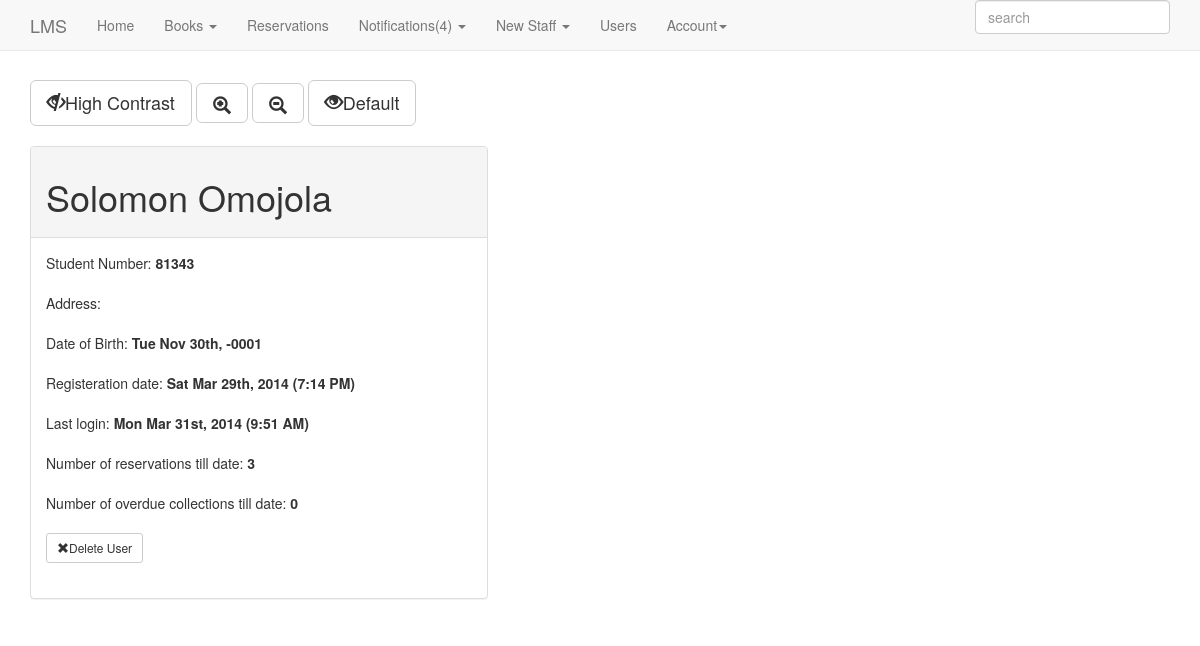
The page /pages/admin_view_user.php?studentNo=81343 (signed in) on the database its author committed.
### tables this page shows
CREATE TABLE IF NOT EXISTS `student` (
  `id` int(11) NOT NULL AUTO_INCREMENT,
  `studentNo` int(20) NOT NULL,
  `isActive` tinyint(4) NOT NULL,
  `firstName` varchar(50) NOT NULL,
  `lastName` varchar(50) NOT NULL,
  `regDate` timestamp NOT NULL DEFAULT CURRENT_TIMESTAMP ON UPDATE CURRENT_TIMESTAMP,
  `lastLogin` timestamp NOT NULL DEFAULT '0000-00-00 00:00:00',
  `password` varchar(100) NOT NULL,
  `approvalDate` timestamp NOT NULL DEFAULT '0000-00-00 00:00:00',
  `email` varchar(50) NOT NULL,
  `dob` date NOT NULL,
  `address` varchar(200) NOT NULL,
  PRIMARY KEY (`id`),
  UNIQUE KEY `matricNo` (`studentNo`)
);

### scripts/admin/view_user.php (called while the page is built, shortened)
<?php
    $studentNo = $_GET['studentNo'];
    $student = Student::get("Student", array("studentNo"=>$studentNo));
    $bookings = Booking::filter("Booking", array('student'=>$studentNo));
    $overdues = Booking::filter("Booking", array('student'=>$studentNo, 'isOverdue'=>1));
?>

### config.php (called while the page is built, shortened)
<?php
    $dbname="library";
    $dbhost="localhost";
    $dbuser="library";
    $dbpass="library";
?>

### classes/DataModel.php (called while the page is built, shortened)
<?php include_once '../helper/functions.php'; ?>
<?php
    abstract class DataModel {
        private static $db;
        public static function connectDB(){
            include '../config.php';
            self::$db =  new mysqli("$dbhost", "$dbuser", "$dbpass", "$dbname");
            return self::$db;
        }
        public static function filter($table, $fields){
            $queryType = "filter";
            include '../helper/retrieve_data.php';
            return $querySet;
        }
        public static function get($table, $fields){
            $queryType = "get";
            include '../helper/retrieve_data.php';
            return $dataobj;
        }
    }
?>

### helper/retrieve_data.php (called while the page is built, shortened)
<?php
    $query = "";
    if ($queryType == "filter" && $fields == "ALL") {
        $query = "SELECT * FROM {$table}";
        $result = self::$db->query($query);
        if(!$result){
            die(self::$db->error);
        }
    }elseif($queryType=="get" || $queryType=="filter" || $queryType=="xfilter"){
        self::$filters = [];
        foreach($fields as $key => $value){
            if (property_exists($table, $key)){
                self::$filters[$key] = $value;
            }
        }
        $first_clause_value = reset(self::$filters);
        $first_clause_key = key(self::$filters);
        unset(self::$filters[$first_clause_key]);
        if ($first_clause_key && !is_null($first_clause_value)){
            $query = "SELECT * FROM {$table} ";
            $query .= "WHERE {$first_clause_key} = ";
            $query .= "'";
            $query .= "{$first_clause_value}";
            $query .= "'";
        }
        if (count(self::$filters)>0){
            foreach(self::$filters as $key => $value){
                $query .= " AND {$key} = '";
                $query .= "{$value}'";
            }
        }
        $result = self::$db->query($query);
    }
    if ($queryType == "filter" or $queryType == "xfilter") {
        $querySet = array();
        while($dataobj = $result->fetch_object()) {
            $dataobj = objToObj($dataobj, $table);
            $querySet[] = $dataobj;
        }
        if(count($querySet) == 0){
            $querySet = NULL;
        }
    } elseif ($queryType == "get") {
        if($result->num_rows == 1) {
            $dataobj = $result->fetch_object();
            $dataobj = objToObj($dataobj, $table);
        } else {
            $dataobj = NULL;
        }
    } else {
    }
?>

### helper/functions.php (called while the page is built, shortened)
<?php
    function objToObj($instance, $endClass){
        return unserialize(sprintf(
            'O:%d:"%s"%s',
            strlen($endClass),
            $endClass,
            strstr(strstr(serialize($instance), '"'), ':')
        ));
    }
?>

### pages/admin_view_user.php (the view, shortened to what this page needs)
<?php
    include_once "../scripts/admin/view_user.php";
    if(!isset($content)){
        $content = "";
    }
    $content .= "
            <div class='row'>
                <div class='col-sm-5'>
                    <div class='panel panel-default'>
                        <div class='panel-heading'>
                            <h1>{$student->firstName} {$student->lastName}</h1>
                        </div>
                        <div class='panel-body'> ";
    $content .= "
        Student Number: <strong>{$student->studentNo}</strong><br/><br/>
        Address: <strong>{$student->address}</strong><br/><br/>
        Date of Birth: <strong>";
    $content .= date('D M jS, Y', strtotime($student->dob));
    $content .= "</strong><br/><br/>Registeration date: <strong>";
    $content .= date('D M jS, Y (g:i A)',strtotime($student->lastLogin));
    $content .= "</strong><br/><br/> Last login: <strong>";
    $content .=date('D M jS, Y (g:i A)',strtotime($student->regDate));
    $content .="</strong><br/><br/>
        Number of reservations till date: <strong>";
    $content .= count($bookings);
    $content .= "</strong><br/><br/>
        Number of overdue collections till date: <strong>";
    $content .= count($overdues);
    $content .= "</strong><br/></br/>";
    $content .= "<a href='admin_delete_user.php?studentNo={$student->studentNo}'>
                    <button type='button' class='btn btn-default btn-sm'>
                        <span class='glyphicon glyphicon-remove'></span>Delete User
                    </button>
                </a><br/><br/>";
    $content .= "
                        </div>
                    </div>
                </div>
            </div>";
    include_once "includes/template.php";
?>

### pages/includes/template.php (shortened to what this page needs)
<?php
  $url = $_SERVER['REQUEST_URI'];
  $accessibilityButtons =
  "<a href='includes/accessibility_redirect.php?q=highContrast&url={$url}'>
    <button type='button' class='btn btn-default btn-lg'>
        <span class='glyphicon glyphicon-eye-close'></span>High Contrast
    </button>
  </a>
  <a href='includes/accessibility_redirect.php?q=zoomIn&url={$url}'>
    <button type='button' class='btn btn-default btn-lg'>
        <span class='glyphicon glyphicon-zoom-in'></span>
    </button>
  </a>
  <a href='includes/accessibility_redirect.php?q=zoomOut&url={$url}'>
    <button type='button' class='btn btn-default btn-lg'>
        <span class='glyphicon glyphicon-zoom-out'></span>
    </button>
  </a>
  <a href='includes/accessibility_redirect.php?q=default&url={$url}'>
    <button type='button' class='btn btn-default btn-lg'>
        <span class='glyphicon glyphicon-eye-open'></span>Default
    </button>
  </a>"
  ;
?>
<!DOCTYPE html PUBLIC "-//W3C//DTD XHTML 1.0 Transitional//EN" "http://www.w3.org/TR/xhtml1/DTD/xhtml1-transitional.dtd">
<html xmlns="http://www.w3.org/1999/xhtml" xml:lang="EN" lang="EN" dir="ltr">
  <head>
    <link href="includes/bootstrap/dist/css/bootstrap.min.css" rel="stylesheet"/>
    <link href="includes/lms.css" rel="stylesheet"/>
  </head>
  <body>
    <?php include "nav.php"; ?>
    <div class="container" >
      <?php print $accessibilityButtons ?>
      <?php print $content;  ?>
    </div>
  </body>
</html>

### pages/includes/lms.css (style rules this page uses)
body { padding-top: 80px; padding-bottom: 30px; }

### rows shown on the page
student: firstName "Solomon", lastName "Omojola", studentNo "81343", content "Tue Nov 30th, -0001 Sat Mar 29th, 2014 (7:14 PM) Mon Mar 31st, 2014 (9:51 AM) 3 0"

### other values the page prints
count($pendings) + count($unread) + count($unseen) "4"
